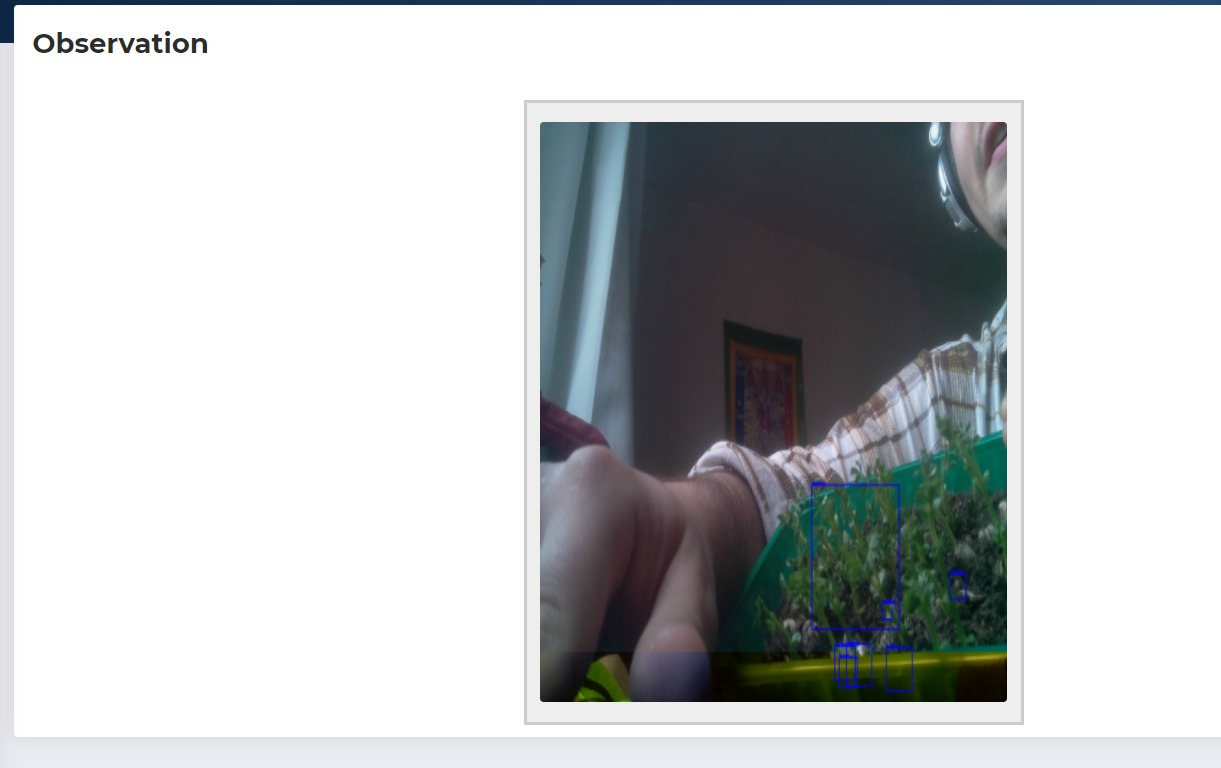
//> input picture media/images/seedlingdetection.jpg, 1221 x 768 px, given in place of the camera
$ ./livestream   (built with g++ and OpenCV 4)
//> lines starting //> are read from the running program, lines starting //| are printed output that depends on the picture
#include <opencv2/imgcodecs.hpp>
#include <opencv2/highgui.hpp>
#include <opencv2/imgproc.hpp>
#include <opencv2/objdetect.hpp>
#include <iostream>

	using namespace cv;
	using namespace std;

	/// <summary>
	/// ///AgroPi camera driver for testing a livestream. requires access to raspberry pi gui; cannot be done over VScode SSH
	/// </summary>
	int main() {

		//Insantiate openCV camera object
		cv::VideoCapture cap(0);

		//Debug camera opening
		if (!cap.isOpened()){
        	cerr<<"Error could not open camera"<<endl;
        	return 1;
    	}

		//Set window size
		cap.set(cv::CAP_PROP_FRAME_WIDTH, 640);          // working
		cap.set(cv::CAP_PROP_FRAME_HEIGHT, 480);

		//Instantiate matrices for storing images
		Mat img; Mat BGR; Mat Norm;

		//Instantiate contrast integer
		int contMax = 600;
		int contMin = 0;

		//Open a window for streaming video to
		cv::namedWindow("Trackbars", cv::WINDOW_NORMAL);
		cv::createTrackbar("contMin","Trackbars",&contMin,1000);
//> slider 'contMin' is set to 200
		cv::createTrackbar("contMax","Trackbars",&contMax,1000);
		//Begin loop for reading video
		while (true) {

			cap.read(img); //Read frame from camera into img matrix
//> img is the input picture: 768 rows x 1221 cols, CV_8UC3; mean B, G, R 199.4, 198.5, 196.1
			cv::normalize(img, Norm, contMin, contMax, cv::NORM_MINMAX, -1, noArray() ); //Change contrast
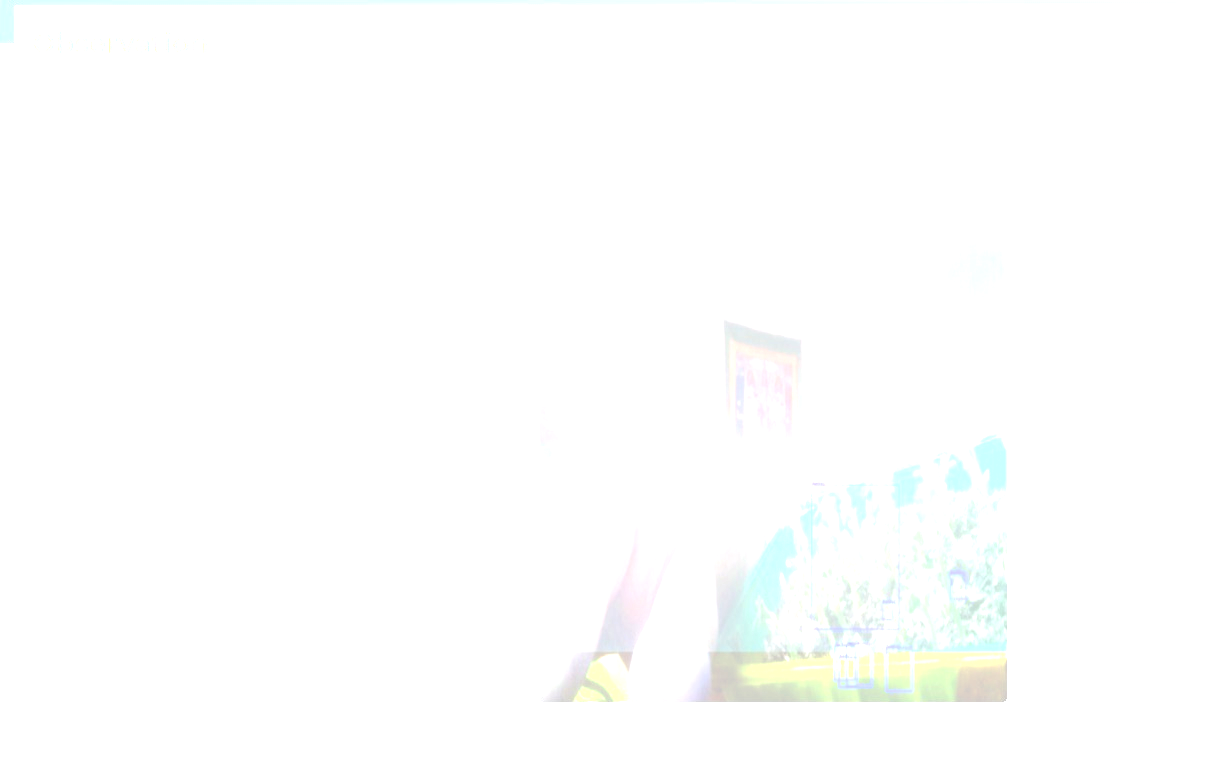
//> Norm: 768 rows x 1221 cols, CV_8UC3; mean B, G, R 253.9, 254.5, 253.7
//> contMin = 200
			//cv::cvtColor(Norm,BGR,cv::COLOR_RGB2BGR); //for color correction if needed

			CascadeClassifier faceCascade; //instantiate a cascade based classifier
			faceCascade.load("Resources/haarcascade_frontalface_default.xml"); //load classifier file from xml
			string object = "Human"; //Declare what is being detected by cascade classifier

			//Debug if cascade file is empty
			if (faceCascade.empty() == true) { cout << "XML file not loaded" << endl; }

			//Create a vector to store detected faces
			vector<Rect> faces;
			faceCascade.detectMultiScale(Norm, faces, 1.1, 10);
//> faces = empty

			//Iterate through faces vector and draw rectangles on image
			for (int i = 0; i < faces.size(); i++) {
				cv::rectangle(Norm, faces[i].tl(), faces[i].br(), Scalar(255, 0, 255), 3); //draw box around face
				cv::putText(Norm, object, faces[i].tl(), cv::FONT_HERSHEY_SIMPLEX, 1, cv::Scalar(255,0,255),2,false); //write name
			}
//> this loop made 0 passes

			cout<<"Number of faces detected: "<<faces.size()<<endl; //Check how many faces in scene
//| Number of faces detected: 0
			imshow("Image", Norm); //Show image
			waitKey(1);

			//space to add escape key to quit stream
			if(cv::waitKey(25)>=0){ //if any key pressed, break loop
//> the Esc key is pressed
            	break;
       		}

		}
		return 0;
	}
